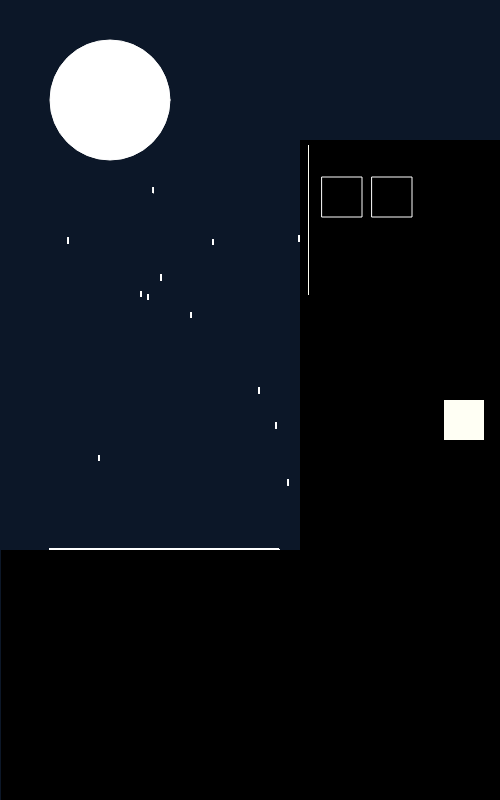
Frame 1 (no input)
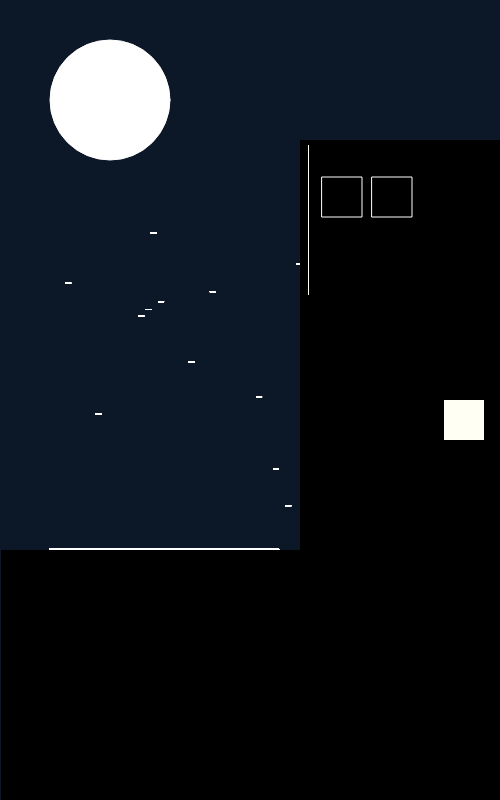
Frame 60 (no input)
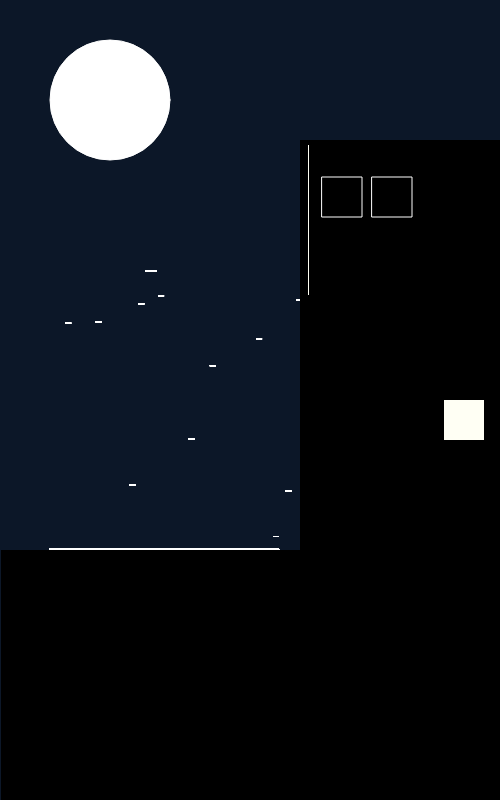
Frame 120 (the mouse pressed at the canvas centre since frame 60)

The p5.js sketch that drew these frames (run headless with seeded random() and noise() and a simulated clock; from frame 60 on, the mouse is pressed at the canvas centre):

// p5.js sketch
// ── sketch.js


function setup() {
    createCanvas(500, 800)

}





function draw() {
    background(12, 23, 40);
    stroke(255)
    



fill(255,255,255) 
circle(110,100,120,303)
fill(0,0,0)
 
    
    



    
    let counter = 0;
    while(counter < 1000){

        stroke(255,255,255)
            StarMaker(noise(3, millis()*0.0000001, counter) * width, noise(5, millis()*0.0002, counter) * height, 5, 5);
        counter ++;
          }
    
}


function StarMaker(x, y, w, h)  {
push();
    
translate(x, y);
    
    
if(frameCount%6==0)   {
       line(-w/2, 0, w/2, 0);
       }else{
       line(0, -h/2, 0, h/2);
       }
pop();
 
  
    noStroke();
    rect(300,140,390,500)
    fill(0,0,0)
    
    fill(255,255,244)
      rect(308,145,1,150)
    
    rect(444,400,40,40)
    
 
    
    stroke(255,255,255)
    fill(0,0,0)
    rect(322,177,40,40)
    
        stroke(255,255,255)
    fill(0,0,0)
    rect(372,177,40,40)
    
    
fill(255,255,255)
rect(50,549,229,30)
    
    
    
    
     noStroke(),
          fill(0,0, 0)
    rect(1,550,1000,400)
    
    


       
    
    
    }
